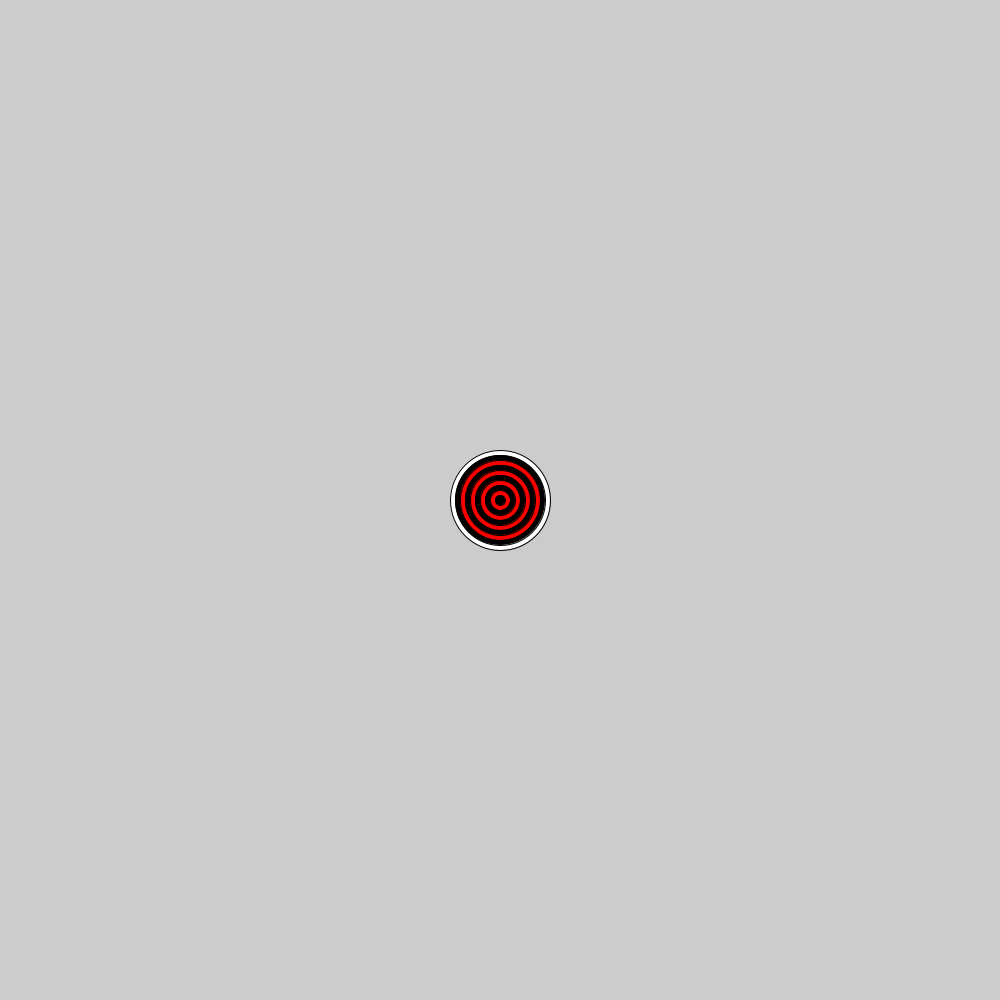
Frame 1 (no input)
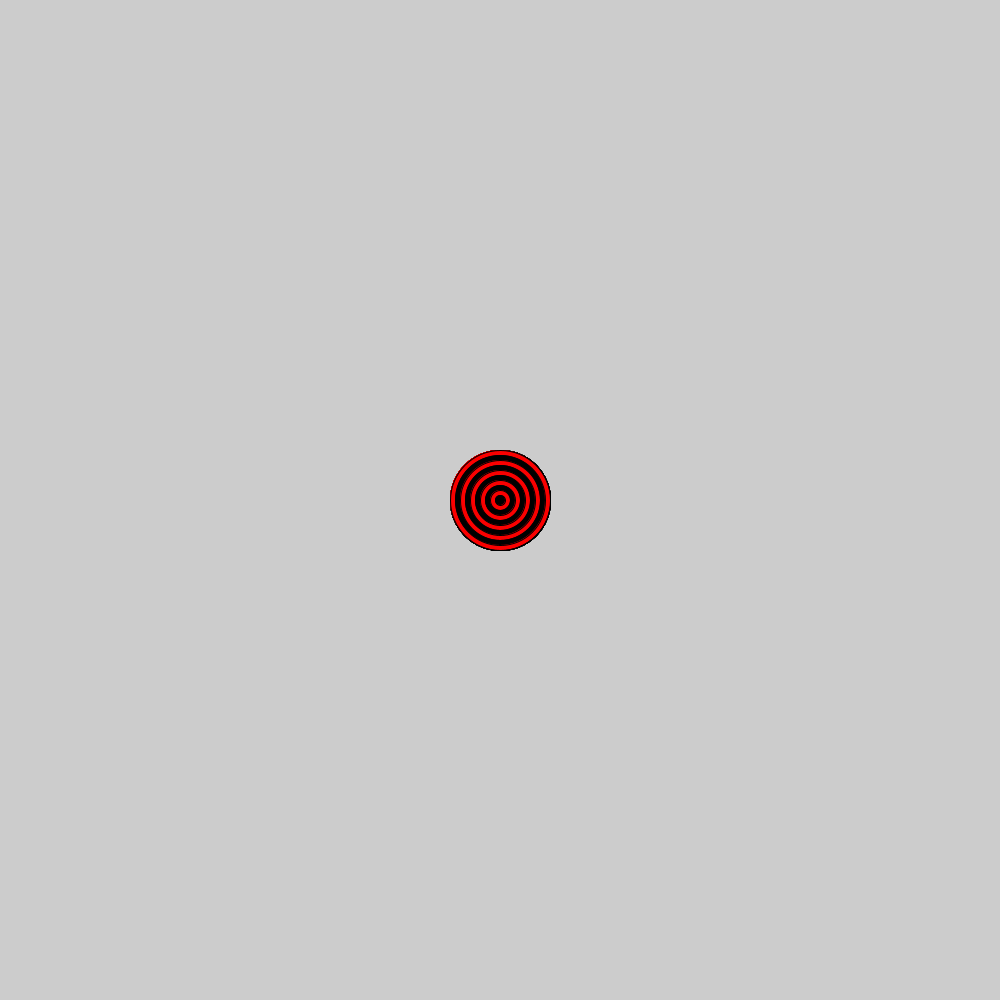
Frame 60 (the mouse pressed at the canvas centre just before this capture)
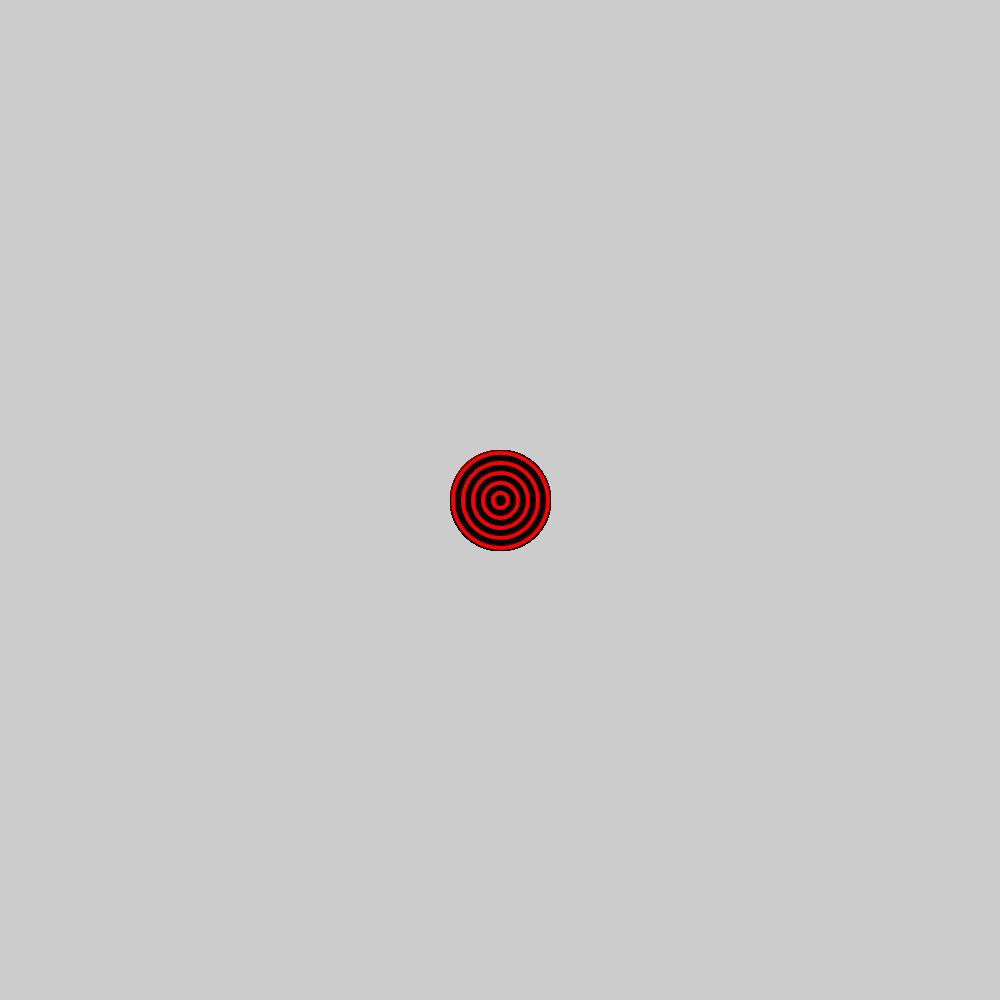
Frame 120 (the mouse held since frame 60 and released just before this capture)

The Processing sketch that drew these frames (run headless with seeded random() and noise(); from frame 60 on, the mouse is pressed at the canvas centre):

// Processing sketch: bullseye
// ── bullseye.pde
void setup(){
size(1000,1000);
}
void draw(){
for( int i=0; i<10 ; i++){
  ellipse(500,500,100-(10*i),100-(10*i));
  if(i % 2 == 0){
  fill(0,0,0);
  }else{
  fill(250,0,0);
  }
}
}
